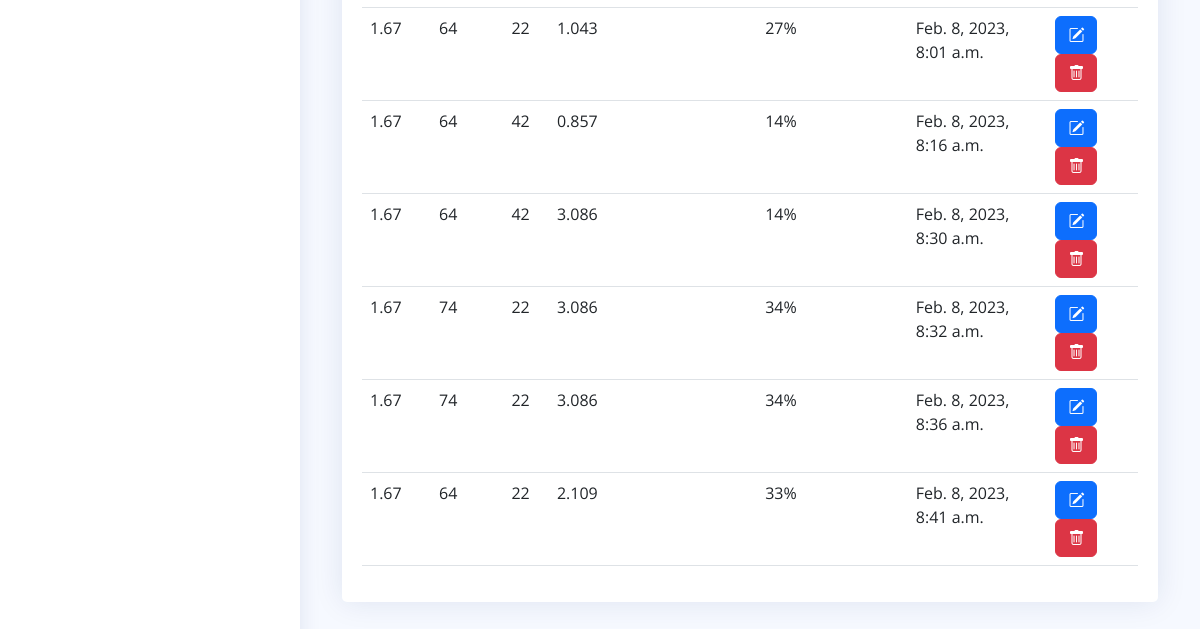
/history/ (signed in, lower part), run on an earlier commit of the app's database.
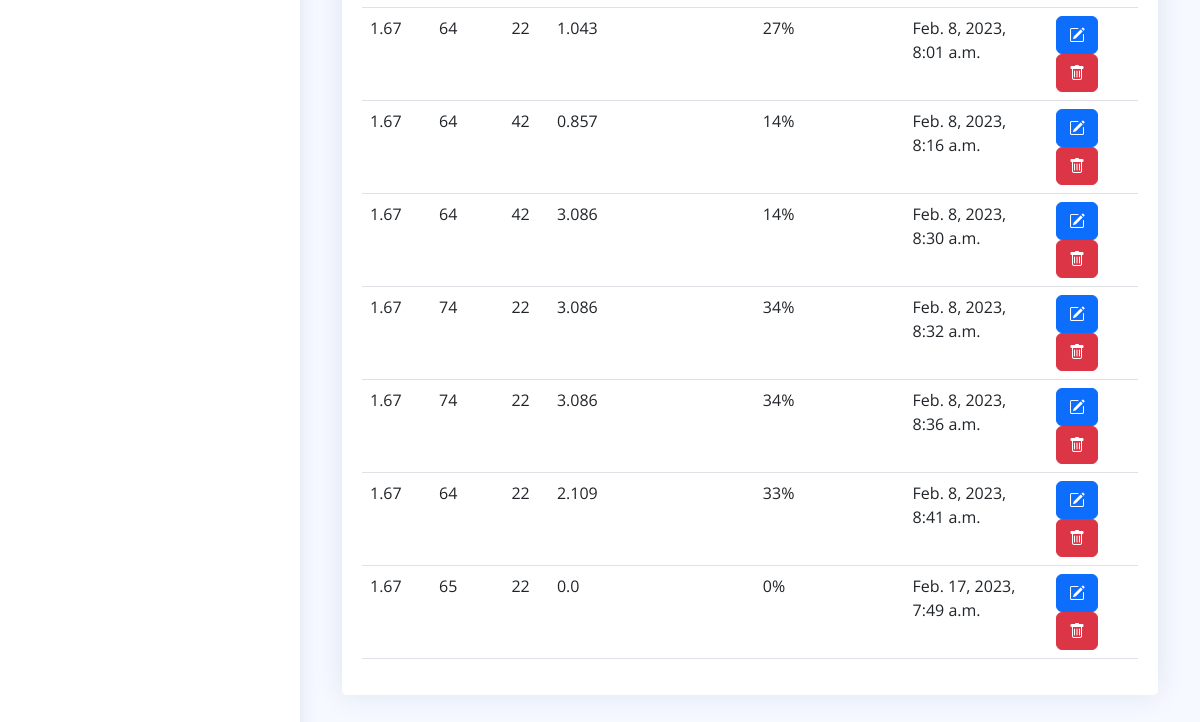
And on a later commit of the database.
### dashboard/models.py (models this page shows, shortened)
class PredictionData(models.Model):
	author = models.ForeignKey(User, on_delete=models.CASCADE)
	height = models.FloatField(null=True)
	weight = models.PositiveIntegerField(null=True)
	age = models.PositiveIntegerField(null=True)
	date = models.DateTimeField(auto_now_add=True)
	dpf = models.FloatField(default=0)
	bmi = models.FloatField(blank=True)
	predictions = models.PositiveIntegerField(blank=True)

### dashboard/views.py (the view)
# urls.py: path('history/', views.history, name='dashboard-history'),
@login_required
def history(request):
	dashboardInfo = DashboardData.objects.filter(author = request.user)
	predictionInfo = PredictionData.objects.filter(author = request.user)
	context = {
		'dashboardInfo': dashboardInfo,
		'predictionInfo':predictionInfo
	}
	return render(request, 'dashboard/history.html', context)

### templates/dashboard/history.html (shortened to what this page needs)
{% extends 'partials/base.html' %}
{% block content %}
<div class="container">
    <div class="row">
    <div class="col-md-12">
      <div class="card">
        <div class="card-body">
          <table class="table">
            <tbody>
            {% for predictionInfo in predictionInfo %}
            <tr>
              <td>{{predictionInfo.height}}</td>
              <td>{{predictionInfo.weight}}</td>
              <td>{{predictionInfo.age}}</td>
              <td>{{predictionInfo.dpf}}</td>
              <td>{{predictionInfo.predictions}}%</td>
              <td>{{predictionInfo.date}}</td>
              <td><a href="{% url 'prediction-edit' predictionInfo.id %}" class="btn btn-primary"><i class="bi bi-pencil-square"></i></a> <a href="{% url 'prediction-delete' predictionInfo.id %}" class="btn btn-danger"><i class="bi bi-trash"></i></a></td>
            </tr>
            {% endfor %}
            </tbody>
          </table>
        </div>
      </div>
    </div>
  </div>
</div>
{% endblock %}

### templates/partials/base.html (shortened to what this page needs)
{% load static %}
<!DOCTYPE html>
<html lang="en">
<head>
  <link href="{% static '/assets/vendor/bootstrap/css/bootstrap.min.css' %}" rel="stylesheet">
  <link href="{% static '/assets/vendor/bootstrap-icons/bootstrap-icons.css' %}" rel="stylesheet">
  <link href="{% static '/assets/vendor/boxicons/css/boxicons.min.css' %}" rel="stylesheet">
  <link href="{% static '/assets/vendor/quill/quill.snow.css' %}" rel="stylesheet">
  <link href="{% static '/assets/vendor/quill/quill.bubble.css' %}" rel="stylesheet">
  <link href="{% static '/assets/vendor/remixicon/remixicon.css' %}" rel="stylesheet">
  <link href="{% static '/assets/vendor/simple-datatables/style.css' %}" rel="stylesheet">
  <link href="{% static '/assets/css/style.css' %}" rel="stylesheet">
</head>
<body>
  {% include 'partials/side.html' %}
  <main id="main" class="main">
    {% block content %}
    {% endblock %}
  </main>
</body>
</html>

### templates/partials/nav.html (shortened to what this page needs)
  {% load static %}

### templates/partials/side.html (shortened to what this page needs)
  <aside id="sidebar" class="sidebar">
  </aside>

### static/assets/css/style.css (style rules this page uses)
:root { scroll-behavior: smooth; }
body { font-family: "Open Sans", sans-serif; background: #f6f9ff; color: #444444; }
#main { margin-top: 60px; padding: 20px 30px; transition: all 0.3s; }
.card { margin-bottom: 30px; border: none; border-radius: 5px; box-shadow: 0px 0 30px rgba(1, 41, 112, 0.1); }
.card-body { padding: 0 20px 20px 20px; }
.sidebar { position: fixed; top: 60px; left: 0; bottom: 0; width: 300px; z-index: 996; transition: all 0.3s; padding: 20px; overflow-y: auto; scrollbar-width: thin; scrollbar-color: #aab7cf transparent; box-shadow: 0px 0px 20px rgba(1, 41, 112, 0.1); background-color: #fff; }
@media (min-width: 1200px) { #main, #footer { margin-left: 300px; } }

What changed in the data, as far as the page shows it:
added PredictionData: height "1.67", weight "65", age "22", dpf "0.0", predictions "0", date "Feb. 17, 2023, 7:49 a.m."
